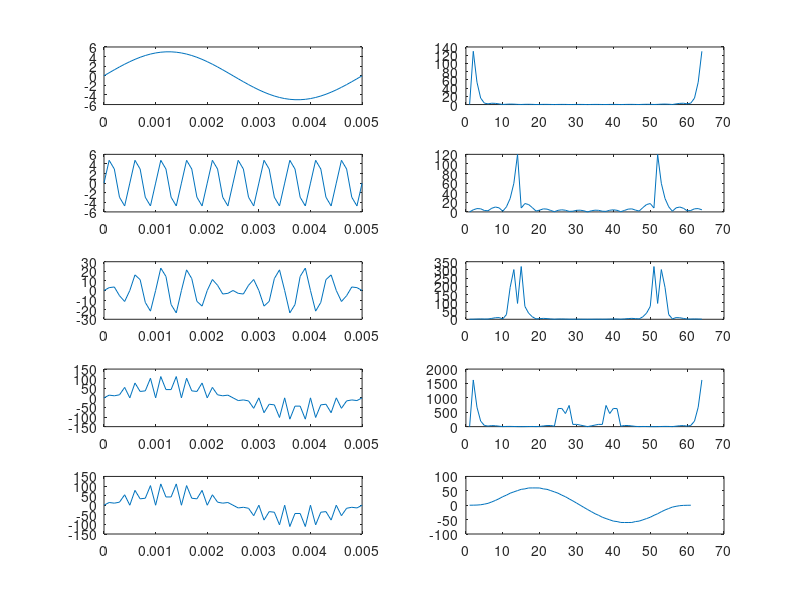

MATLAB code to generate this figure:
clear all;
clc;
Fs=10000;
Ts=1/Fs;
L=50;
t=(0:L)*Ts;
 
y1=5*sin(2*pi*200*t);
y2=5*sin(2*pi*2000*t);

y3=y1.*y2;
y4=y3.*y2;

subplot(5,2,1)
plot(t,y1);
subplot(5,2,3)
plot(t,y2);
subplot(5,2,5)
plot(t,y3);
subplot(5,2,7)
plot(t,y4);


nfft=length(y1);
nfft2=2^nextpow2(nfft);
 
ff1=fft(y1,nfft2);
ff2=fft(y2,nfft2);
ff3=fft(y3,nfft2);
ff4=fft(y4,nfft2);


subplot(5,2,2)
plot(abs(ff1));
subplot(5,2,4)
plot(abs(ff2));
subplot(5,2,6)
plot(abs(ff3));
subplot(5,2,8)
plot(abs(ff4));

cutoff=500/Fs/2;
order=10;
h=fir1(order,cutoff);
con=conv(y4,h);

subplot(5,2,9)
plot(t,y4); 
subplot(5,2,10)
plot(con);

